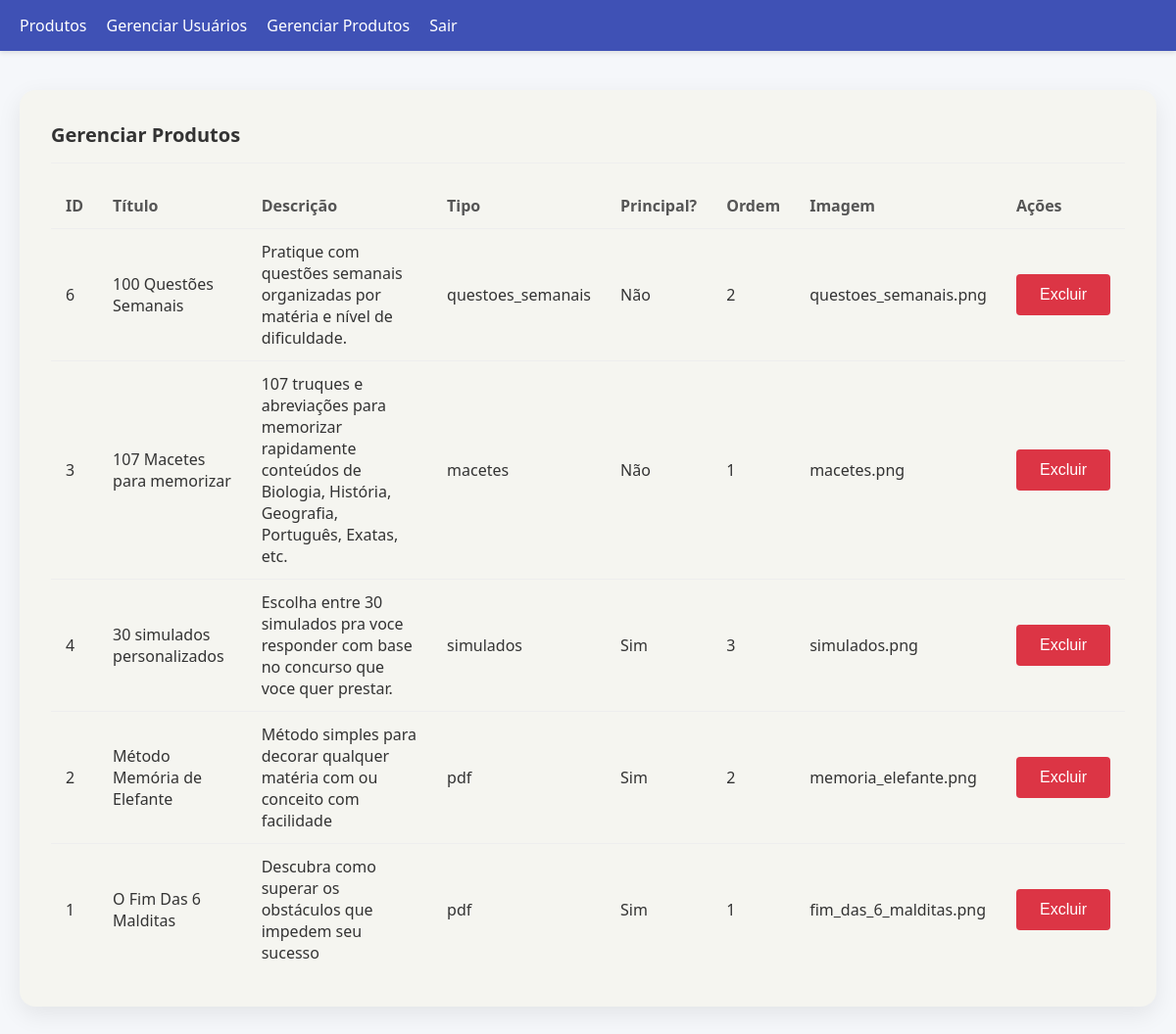
The app's page /admin/products (signed in) with its own data.
### src/models/product.py (models this page shows, shortened)
class Product(db.Model):
    id = db.Column(db.Integer, primary_key=True)
    title = db.Column(db.String(100), nullable=False)
    description = db.Column(db.Text, nullable=True)
    cover_image = db.Column(db.String(255), nullable=True)
    pdf_file = db.Column(db.String(255), nullable=True)
    content_type = db.Column(db.String(50), default='pdf')
    is_main = db.Column(db.Boolean, default=True)
    order = db.Column(db.Integer, default=0)
    created_at = db.Column(db.DateTime, default=datetime.utcnow)
    updated_at = db.Column(db.DateTime, default=datetime.utcnow, onupdate=datetime.utcnow)

### src/routes/admin.py (the view)
@admin_bp.route('/products')
def list_products():
    if not session.get('user_id') or not session.get('is_admin'):
        flash('Acesso restrito a administradores', 'error')
        return redirect(url_for('auth.login'))
    products = Product.query.order_by(Product.title).all()
    return render_template('admin/products.html', products=products)

### src/templates/admin/products.html (shortened to what this page needs)
<!DOCTYPE html>
<html lang="pt-BR">
<head>
    <link rel="stylesheet" href="{{ url_for('static', filename='css/style.css') }}">
    <link rel="stylesheet" href="{{ url_for('static', filename='css/products.css') }}">
</head>
<body>
    <nav class="navbar">
        <div class="navbar-container">
            <div class="navbar-menu">
                <a href="{{ url_for('products.index') }}">Produtos</a>
                <a href="{{ url_for('admin.list_users') }}">Gerenciar Usuários</a>
                <a href="{{ url_for('admin.list_products') }}" class="active">Gerenciar Produtos</a>
                <a href="{{ url_for('auth.logout') }}">Sair</a>
            </div>
        </div>
    </nav>
    <div class="container">
        <div class="card">
            <div class="card-header">
                <h1 class="card-title">Gerenciar Produtos</h1>
            </div>
            <div class="card-body">
                <table class="table">
                    <thead>
                        <tr>
                            <th>ID</th>
                            <th>Título</th>
                            <th>Descrição</th>
                            <th>Tipo</th>
                            <th>Principal?</th>
                            <th>Ordem</th>
                            <th>Imagem</th>
                            <th>Ações</th>
                        </tr>
                    </thead>
                    <tbody>
                        {% for product in products %}
                        <tr>
                            <td>{{ product.id }}</td>
                            <td>{{ product.title }}</td>
                            <td>{{ product.description }}</td>
                            <td>{{ product.content_type }}</td>
                            <td>{{ "Sim" if product.is_main else "Não" }}</td>
                            <td>{{ product.order }}</td>
                            <td>{{ product.cover_image }}</td>
                            <td>
                                <form action="{{ url_for('admin.delete_product', product_id=product.id) }}" method="POST" style="display: inline;">
                                    <button type="submit" class="btn btn-danger" onclick="return confirm('Tem certeza que deseja excluir este produto?')">Excluir</button>
                                </form>
                            </td>
                        </tr>
                        {% endfor %}
                    </tbody>
                </table>
            </div>
        </div>
    </div>
</body>
</html>

### src/static/css/style.css (style rules this page uses)
body { font-family: 'Segoe UI', Tahoma, Geneva, Verdana, sans-serif; margin: 0; padding: 0; background-color: #f5f7fa; color: #333; }
.container { max-width: 1200px; margin: 0 auto; padding: 20px; }
.btn { display: inline-block; padding: 12px 24px; background-color: #3f51b5; color: white; border: none; border-radius: 4px; font-size: 16px; cursor: pointer; transition: background-color 0.3s; }
.navbar { background-color: #3f51b5; color: white; padding: 15px 0; box-shadow: 0 2px 5px rgba(0, 0, 0, 0.1); }
.navbar-container { display: flex; justify-content: space-between; align-items: center; max-width: 1200px; margin: 0 auto; padding: 0 20px; }
.navbar-menu { display: flex; gap: 20px; }
.navbar-menu a { color: white; text-decoration: none; font-weight: 500; transition: opacity 0.3s; }
.card { background-color: white; border-radius: 8px; box-shadow: 0 2px 10px rgba(0, 0, 0, 0.1); padding: 20px; margin-bottom: 20px; }
.card-header { display: flex; justify-content: space-between; align-items: center; margin-bottom: 20px; padding-bottom: 15px; border-bottom: 1px solid #eee; }
.card-title { font-size: 20px; font-weight: 600; margin: 0; }
.table { width: 100%; border-collapse: collapse; }
.table th, .table td { padding: 12px 15px; text-align: left; border-bottom: 1px solid #eee; }
.table th { font-weight: 600; color: #555; }
.table tr:last-child td { border-bottom: none; }
.btn-danger { background-color: #dc3545; }

### src/static/css/products.css (style rules this page uses)
.card { background-color: #f5f5f0; border-radius: 16px; box-shadow: 0 8px 24px rgba(0, 0, 0, 0.08); padding: 32px; }

### records on screen
Product: id "6", title "100 Questões Semanais", description "Pratique com questões semanais organizadas por matéria e nível de dificuldade.", content_type "questoes_semanais", is_main "Não", order "2", cover_image "questoes_semanais.png"
Product: id "3", title "107 Macetes para memorizar", description "107 truques e abreviações para memorizar rapidamente conteúdos de Biologia, História, Geografia, Português, Exatas, etc.", content_type "macetes", is_main "Não", order "1", cover_image "macetes.png"
Product: id "4", title "30 simulados personalizados", description "Escolha entre 30 simulados pra voce responder com base no concurso que voce quer prestar.", content_type "simulados", is_main "Sim", order "3", cover_image "simulados.png"
Product: id "2", title "Método Memória de Elefante", description "Método simples para decorar qualquer matéria com ou conceito com facilidade", content_type "pdf", is_main "Sim", order "2", cover_image "memoria_elefante.png"
Product: id "1", title "O Fim Das 6 Malditas", description "Descubra como superar os obstáculos que impedem seu sucesso", content_type "pdf", is_main "Sim", order "1", cover_image "fim_das_6_malditas.png"
